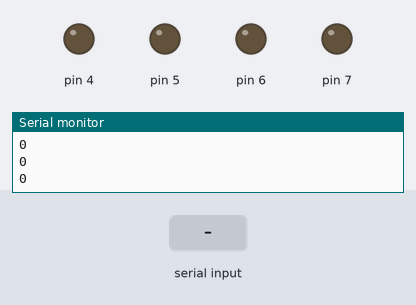
This sketch was run on a simulated Arduino Uno, built with avr-gcc and run on an emulated ATmega328P. Shown: output pins drawn as LEDs (lit = HIGH), the last lines printed to the serial monitor. The inputs (shaded band) are chosen by the test bench.

Above: at 1.2 s.
1.3 s: "90,45\n" received over Serial
At 2.1 s:
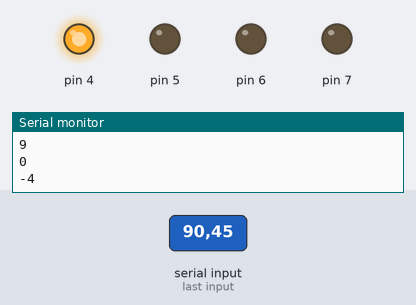
3.9 s: "6\n" received over Serial
At 4.1 s:
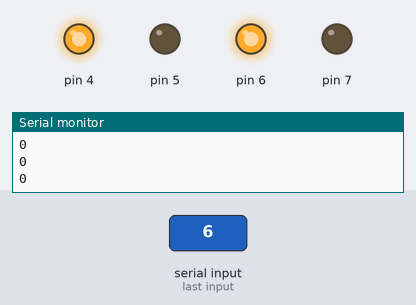
5.7 s: "7\n" received over Serial
At 5.9 s:
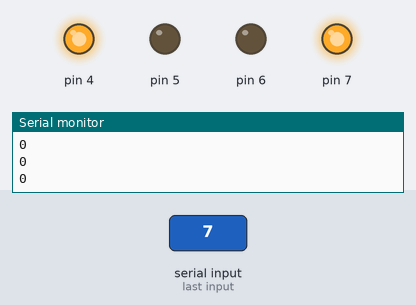
Timing chart, 0 to 8.7 s (numbered marks = the images above; inputs shaded):
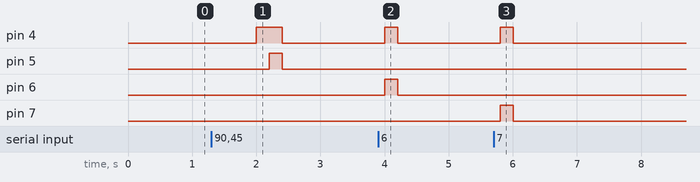

The sketch:

readserialtocontrolpins.ino
```cpp
void setup() {

  pinMode(4, OUTPUT);
  pinMode(5, OUTPUT);
  pinMode(6, OUTPUT);
  pinMode(7, OUTPUT);
  Serial.begin(9600);
}

void loop() {
  int a=0,w,x,y,z;
  if (Serial.available())
  {
    a = Serial.read()-'0';
  }
if(a==4)w=1;
else if(a==5)x=1;
else if(a==6)y=1;
else if(a==7)z=1;
else  {
  x=0;
  w=y=z=x;
  }
digitalWrite(4,w);
digitalWrite(5,x);
digitalWrite(6,y);
digitalWrite(7,z);
delay(200);

Serial.println(a);
}
```

Measured:
- after the input at 1.3 s, pin 4: LOW → HIGH after 0.70 s, → LOW 0.40 s later; pin 5: LOW → HIGH after 0.90 s, → LOW 0.20 s later
- after the input at 3.9 s, pin 4, pin 6: LOW → HIGH after 0.10 s, → LOW 0.20 s later
- after the input at 5.7 s, pin 4, pin 7: LOW → HIGH after 0.10 s, → LOW 0.20 s later
